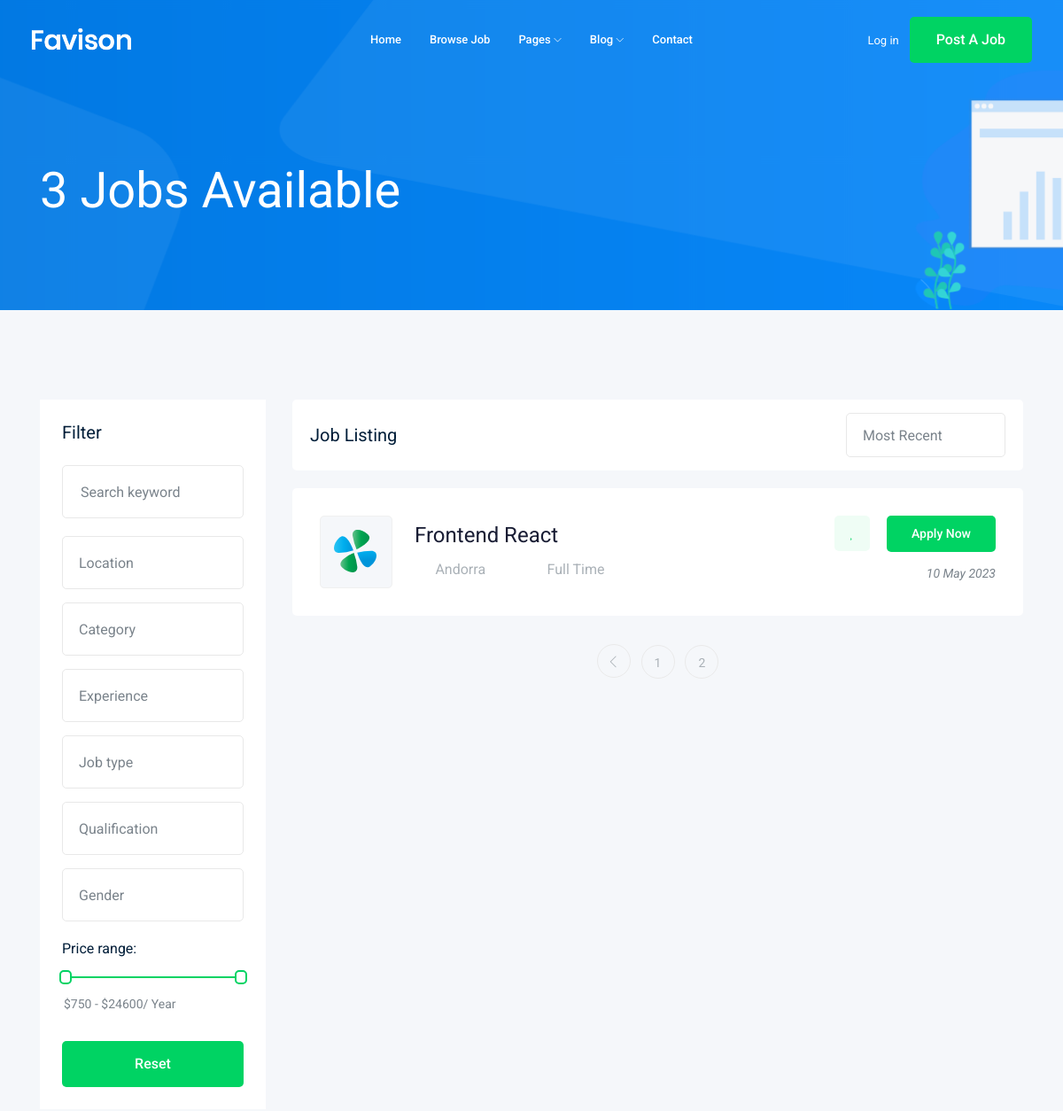
/jobs/?page=2 (upper part), run on an earlier commit of the app's database.
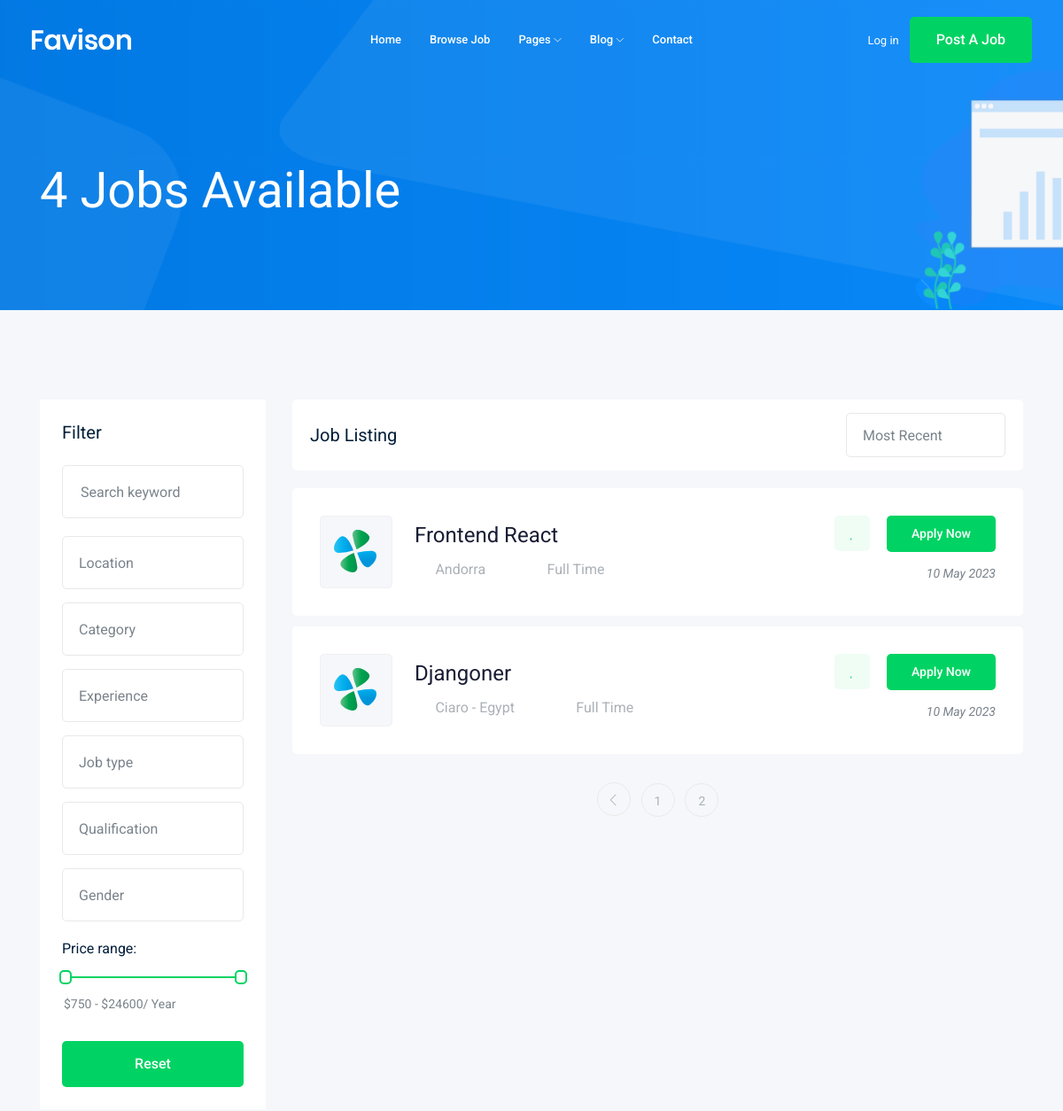
And on a later commit of the database.
### job/models.py (models this page shows, shortened)
class Job(models.Model):
    title = models.CharField(max_length=100)
    type = models.CharField(max_length=15, choices=JOB_TYPES)
    description = models.TextField(max_length=1000)
    published_at = models.DateTimeField(auto_now=True)
    vacancy = models.IntegerField(default=1)
    salary = models.IntegerField(default=0)
    experience = models.IntegerField(default=0)
    image = models.ImageField(upload_to=upload_img)
    country = models.CharField(max_length=30)
    Responsibility = models.TextField(max_length=2000)
    Qualifications = models.TextField(max_length=1000)
    Benefits = models.TextField(max_length=500)
    slug = models.SlugField(blank=True, null=True)
    category = models.ForeignKey('Category', on_delete=models.SET_NULL, null=True)
    def __str__(self) -> str:
        return self.title

### job/views.py (the view)
# urls.py: path('', views.job_list),
def job_list(request):
    job_list = Job.objects.all()
    paginator = Paginator(job_list, 2)
    page_number = request.GET.get('page')
    page_obj = paginator.get_page(page_number)
    context = {
                'jobs': page_obj,
                'jobs_count' : len(job_list)
            }
    return render(request, 'job/job_list.html', context)

### job/templates/job/job_list.html (shortened to what the changed rows need)
{% extends 'base.html' %}
{% block body %}
    <div class="bradcam_area bradcam_bg_1">
        <div class="container">
            <div class="row">
                <div class="col-xl-12">
                    <div class="bradcam_text">
                        <h3> {{ jobs_count }} Jobs Available</h3>
                    </div>
                </div>
            </div>
        </div>
    </div>
    <div class="job_listing_area plus_padding">
        <div class="container">
            <div class="row">
                <div class="col-lg-9">
                    <div class="job_lists m-0">
                        <div class="row">
                            {% for job in jobs %}
                            <div class="col-lg-12 col-md-12">
                                <div class="single_jobs white-bg d-flex justify-content-between">
                                    <div class="jobs_left d-flex align-items-center">
                                        <div class="thumb">
                                            <img src="img/svg_icon/1.svg" alt="">
                                        </div>
                                        <div class="jobs_conetent">
                                            <a href="{% url 'jobs:job_details' job.slug %}"><h4>{{job}}</h4></a>
                                            <div class="links_locat d-flex align-items-center">
                                                <div class="location">
                                                    <p> <i class="fa fa-map-marker"></i> {{job.country}}</p>
                                                </div>
                                                <div class="location">
                                                    <p> <i class="fa fa-clock-o"></i>{{job.type}}</p>
                                                </div>
                                            </div>
                                        </div>
                                    </div>
                                    <div class="jobs_right">
                                        <div class="apply_now">
                                            <a class="heart_mark" href="#"> <i class="fa fa-heart"></i> </a>
                                            <a href="{% url 'jobs:job_details' job.slug %}" class="boxed-btn3">Apply Now</a>
                                        </div>
                                        <div class="date">
                                            <p>{{job.published_at|date:'d M o'}}</p>
                                        </div>
                                    </div>
                                </div>
                            </div>
                            {% endfor %}
                        </div>
                        {% if jobs.has_other_pages %}
                        <div class="row">
                            <div class="col-lg-12">
                                <div class="pagination_wrap">
                                    <ul>
                                        {% for page_num in jobs.paginator.page_range %}
                                        <li><a href="?page={{page_num }}"><span>{{page_num}}</span></a></li>
                                        {% endfor %}
                                    </ul>
                                </div>
                            </div>
                        {% endif %}
                        </div>
                    </div>
                </div>
            </div>
        </div>
    </div>
{% endblock body %}

What changed in the data, as far as the page shows it:
added Job: title "Djangoner", country "Ciaro - Egypt", type "Full Time", published_at "10 May 2023"
Also different on the page:
{{ jobs_count }}: "3" → "4"
